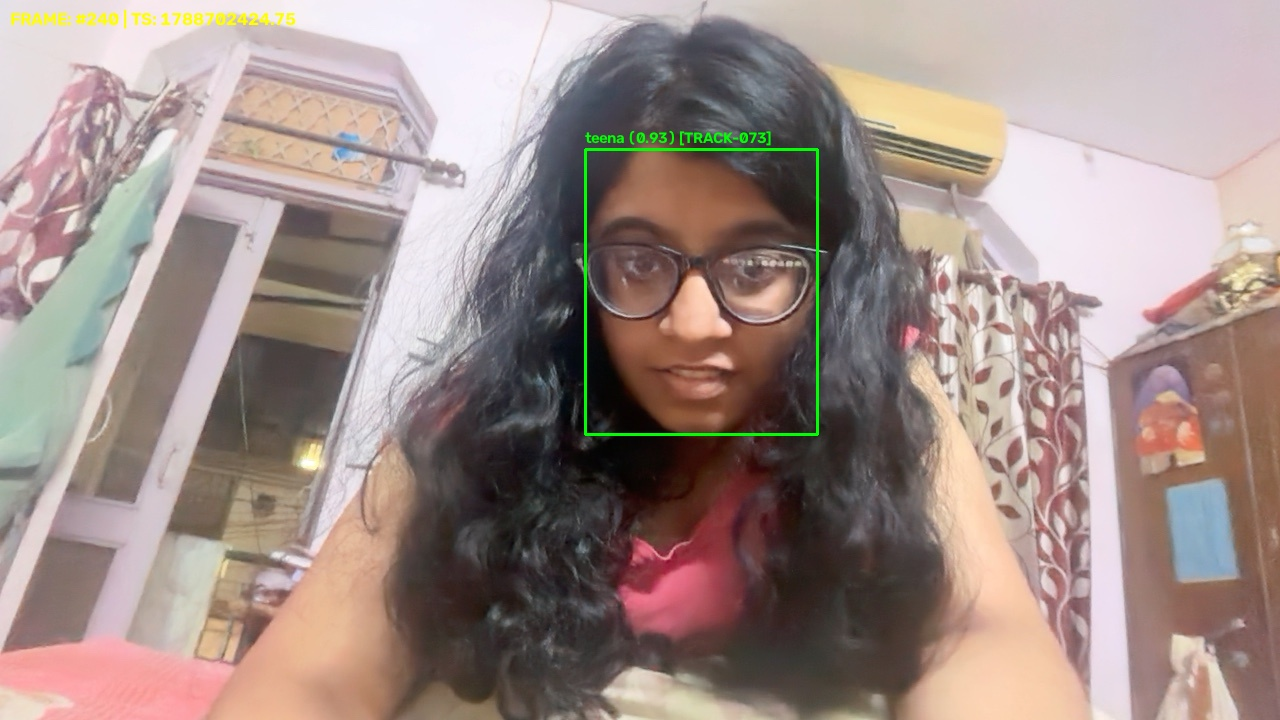
#> input picture debug_frames/latest_debug.jpg, 1280 x 720 px, found by its file name
$ python test_contour_person.py
#> lines starting #> are read from the running program, lines starting #| are printed output that depends on the picture; after the words box and inside, x2 and y2 are one past the last pixel; in counts of white or black regions, pixels touching at a corner belong together
#> further down, img is the input picture: shape (720, 1280, 3); mean B, G, R 135.3, 140.9, 158.5
import cv2
import numpy as np

def detect_human_presence_contour(frame):
    if frame is None:
        return []
    h, w = frame.shape[:2]
#> h = 720; w = 1280
    scale = 320.0 / float(max(w, h))
#> scale = 0.25
    small = cv2.resize(frame, (int(w * scale), int(h * scale)))
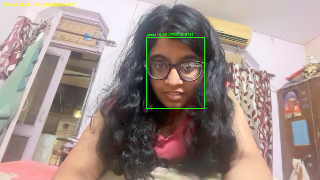
#> small: shape (180, 320, 3); mean B, G, R 135.5, 141.2, 158.7
    sh, sw = small.shape[:2]
#> sh = 180; sw = 320

    ycrcb = cv2.cvtColor(small, cv2.COLOR_BGR2YCrCb)
#> ycrcb: shape (180, 320, 3); mean of channels 0, 1, 2 145.8, 137.2, 122.2
    mask = cv2.inRange(ycrcb, (0, 130, 75), (255, 175, 130))
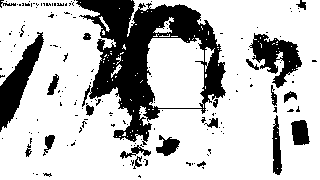
#> mask: shape (180, 320); 75.5% white; 165 black regions (143 under 20 px), largest, box (x1, y1, x2, y2) and area: (76, 0, 226, 145) 8600, (0, 32, 44, 132) 1577, (249, 33, 302, 88) 1352

    kernel = cv2.getStructuringElement(cv2.MORPH_ELLIPSE, (9, 9))
    mask_closed = cv2.morphologyEx(mask, cv2.MORPH_CLOSE, kernel)
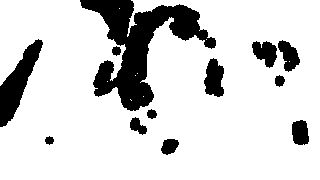
#> mask_closed: shape (180, 320); 83.2% white; 12 black regions

    contours, _ = cv2.findContours(mask_closed, cv2.RETR_EXTERNAL, cv2.CHAIN_APPROX_SIMPLE)
#> contours = 8 contours, 7 with area under 20; largest, box (x1, y1, x2, y2) and area: (0, 0, 320, 180) 49538
    people = []
    for cnt in contours:
        area = cv2.contourArea(cnt)
        if area > (sw * sh * 0.012):
            x, y, cw, ch = cv2.boundingRect(cnt)
            orig_bbox = [
                int(x / scale),
                int(y / scale),
                int((x + cw) / scale),
                int((y + ch) / scale)
            ]
            people.append({
                "name": "UNAUTHORIZED PERSON",
                "confidence": 0.82,
                "bbox": orig_bbox
            })
            break
#> this loop made 8 passes
#> (area, x, y, cw, ch, orig_bbox) on pass 8: (49538, 0, 0, 320, 180, [0, 0, 1280, 720])
#> after the loop, people = 1 item
    return people

img = cv2.imread('debug_frames/latest_debug.jpg')
res = detect_human_presence_contour(img)
#> res = 1 item
print("Contour person detection result:", res)
#| Contour person detection result: [{'name': 'UNAUTHORIZED PERSON', 'confidence': 0.82, 'bbox': [0, 0, 1280, 720]}]
